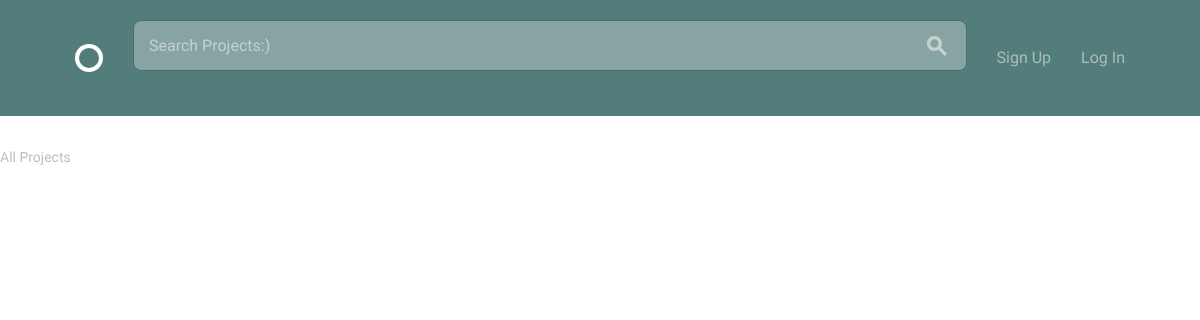
Page /projects/search/?q=css on the earlier database version.
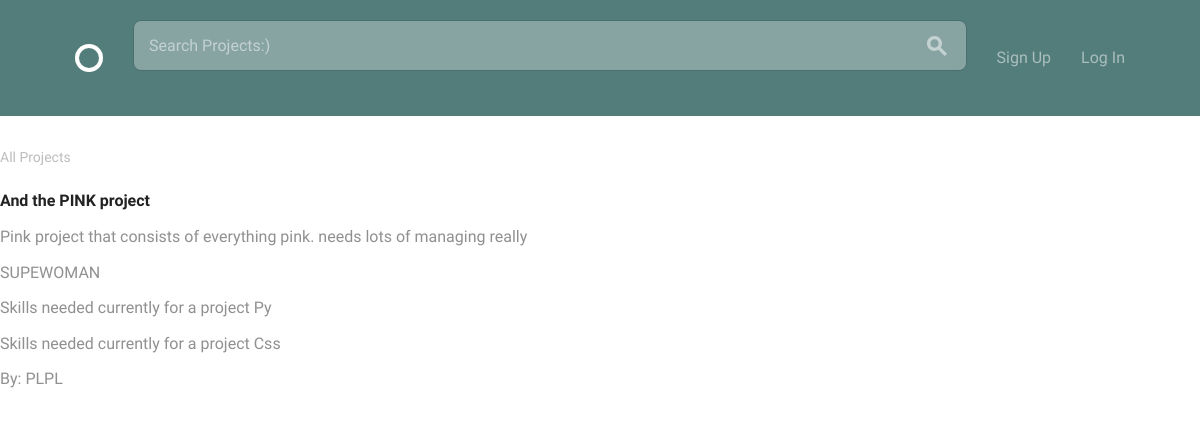
Same page on the later database version.
### projects/models.py (models this page shows, shortened)
class Project(models.Model):
    title = models.CharField(max_length=100, unique=True)
    content = models.TextField(blank=True)
    slug = models.SlugField(max_length=100, unique=True)
    date_posted = models.DateTimeField(default=timezone.now)
    author = models.ForeignKey(
        settings.AUTH_USER_MODEL,
        on_delete=models.CASCADE,
    )
    position = models.ManyToManyField(
        'Position',
        blank=True,
        related_name='projects')
    project_status = models.BooleanField(default=False)
    project_timeline = models.TextField(max_length=200, blank=True)
    applicant_requirements = models.TextField(
                                            max_length=200,
                                            default='Applicants are required '
                                            'to be passionate about what they do'
                                            )
    def __str__(self):
        return self.title
    def slug(self):
        return slugify(self.title)
    class Meta:
        ordering = ['-date_posted']
        verbose_name = 'Project'
        verbose_name_plural = 'Projects'

class Position(models.Model):
    title = models.CharField(max_length=100, unique=True)
    project = models.ForeignKey(
        Project,
        on_delete=models.CASCADE,
        related_name='positions'
        )
    content = models.TextField()
    date_posted = models.DateTimeField(default=timezone.now)
    position_status = models.BooleanField(default=False)
    skills = models.ManyToManyField(
        'accounts.Skill',
        blank=True)
    def __str__(self):
        return self.title
    class Meta:
        ordering = ['-date_posted']

### accounts/models.py (models this page shows, shortened)
class Skill(models.Model):
    JS = 'JavaScript'
    SQL = 'SQL'
    PYTHON = 'Python'
    CSS = 'CSS'
    DESIGN = 'Design'
    UX = 'UX'
    SKILLS_LIST = (
        (JS , "JavaScript"),
        (SQL , "SQL Databases"),
        (PYTHON, "Python"),
        (CSS, 'CSS'),
        (DESIGN, 'Design'),
        (UX, 'User experience'),
    )
    name = models.CharField(choices=SKILLS_LIST, max_length=10, default=JS)
    def __str__(self):
        return self.name.title()

class User(AbstractBaseUser, PermissionsMixin):
    email = models.EmailField(unique=True)
    username = models.CharField(max_length=40, unique=True)
    display_name = models.CharField(max_length=140)
    bio = models.CharField(max_length=140, blank=True, default='')
    date_joined = models.DateTimeField(auto_now_add=True)
    is_active = models.BooleanField(default=True)
    is_staff = models.BooleanField(default=False)
    avatar = models.ImageField(default='default.png', upload_to='profile_pics')
    skills = models.ManyToManyField('Skill')
    objects = UserManager()
    USERNAME_FIELD = 'email'
    REQUIRED_FIELDS = ['display_name', 'username']
    def __str__(self):
        return self.username

### projects/views.py (the view)
# urls.py: path('search/', views.search_projects, name='project_search'),
def search_projects(request):
    context = {}
    input_search = request.GET.get('q')
    projects = Project.objects.filter(
        Q(title__icontains=input_search) |
        Q(content__icontains=input_search) |
        Q(position__skills__name__icontains=input_search)
    ).distinct()
    context['projects'] = projects
    return render(request, 'all_projects.html', context)

### projects/templates/all_projects.html (shortened to what this page needs)
{% extends 'layout.html' %}
{% block content %}
      <div class="circle--filter circle--secondary--module">
        <h1>All Projects</h1>
        <ul class="circle--filter--list">
          {% for object in projects %}
          <li><a class="selected" href="{% url 'projects:project_detail' pk=object.id %}" >{{ object }}</a></li>
          <li><a class="" >{{ object.content }}</a></li>
          {% for position in object.position.all %}
          <li><a class="selected>">{{ position }}</a></li>
          {% if position.position_status == False %}
          {% for skill in position.skills.all %}
          <li><a class="selected>">Skills needed currently for a project {{ skill }}</a></li>
          {% endfor %}
          {% endif %}
          {% endfor %}
          <li><a class="" href="{% url 'projects:user_list_projects' user.username %}">By: {{ object.author }}</a></li>
          {% endfor %}
        </ul>
      </div>
{% endblock %}

Differences in the rows shown:
now on this page (row edited): Project: title "And the PINK project", content "Pink project that consists of everything pink. needs lots of managing really", author "PLPL"
added Position: title "SUPEWOMAN"
added Skill: name "Py"
added Skill: name "Css"
